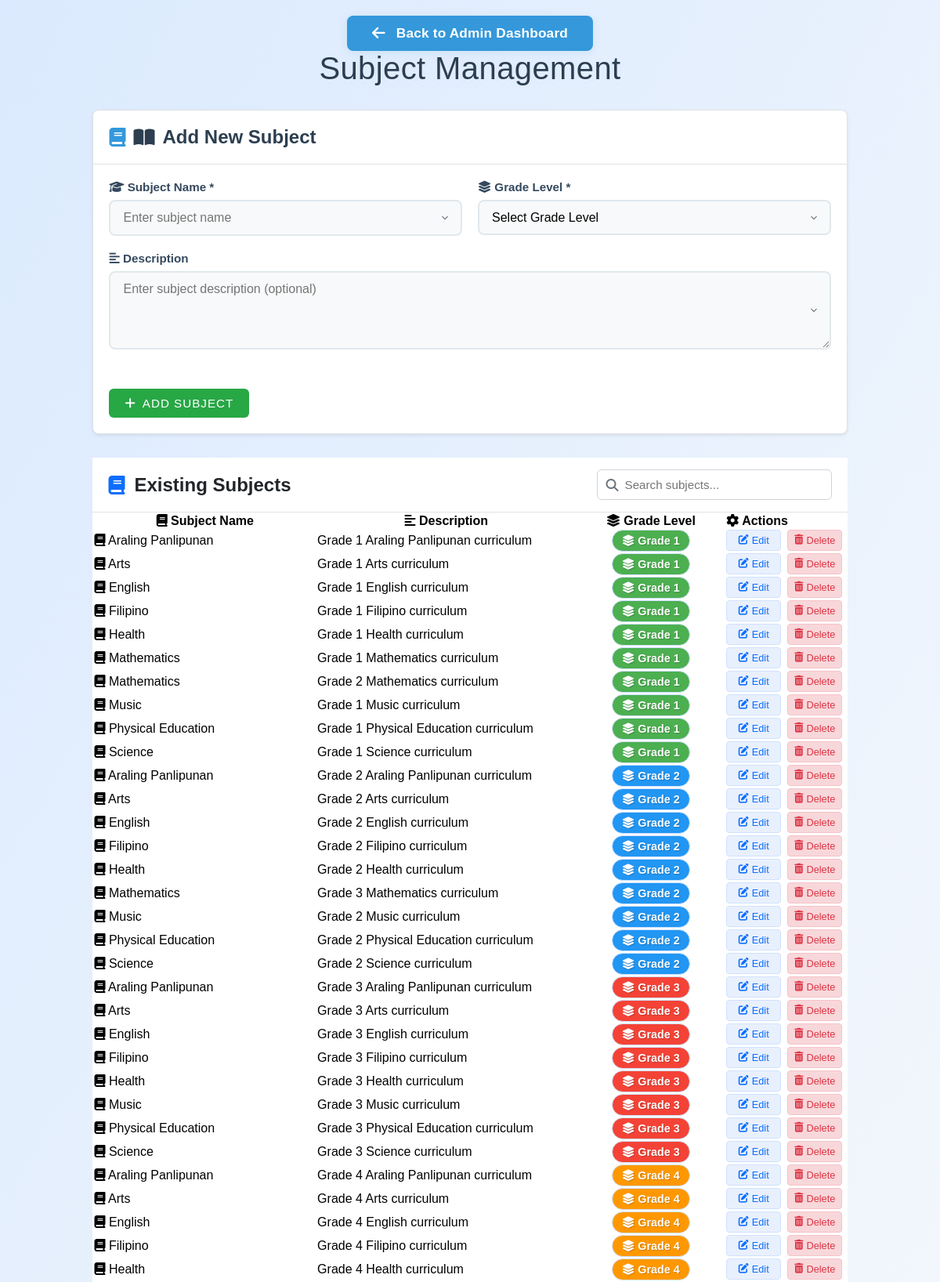
Screenshot of /adminSubjectManagement.php (signed in, upper part) with the database file from the repository.
### tables this page shows
CREATE TABLE `Subject` (
  `Subject_ID` int(11) NOT NULL,
  `Subject_Name` varchar(100) DEFAULT NULL,
  `Description` text DEFAULT NULL,
  `Clearance_ID` int(11) DEFAULT NULL
);

CREATE TABLE `Clearance` (
  `Clearance_ID` int(11) NOT NULL,
  `School_Year` varchar(50) DEFAULT NULL,
  `Term` varchar(50) DEFAULT NULL,
  `Grade_Level` varchar(50) DEFAULT NULL,
  `Requirements` text DEFAULT NULL
);

### adminSubjectManagement.php (the view, shortened to what this page needs)
<?php
require_once 'includes/db.php';
?>
<html lang="en">
<head>
    <link rel="stylesheet" href="css/essential.css">
    <link rel="stylesheet" href="css/adminLinks.css">
    <link rel="stylesheet" href="css/adminManagement.css">
    <link rel="stylesheet" href="https://cdnjs.cloudflare.com/ajax/libs/font-awesome/6.4.2/css/all.min.css">
</head>
<body>
    <div class="admin-container">
        <div class="admin-back-btn-wrap admin-back-btn-upperleft">
            <a href="adminLinks.php" class="admin-back-btn"><i class="fa fa-arrow-left"></i> Back to Admin Dashboard</a>
        </div>
        <h1 class="page-title">Subject Management</h1>
        <section class="form-section">
            <h2 class="form-title" id="form-title"><i class="fas fa-book-open"></i> Add New Subject</h2>
            <form method="POST" action="adminSubjectManagement.php" id="subject-form">
                <div class="form-grid">
                    <div class="form-group">
                        <label class="form-label" for="subject_name"><i class="fas fa-graduation-cap"></i> Subject Name *</label>
                        <div class="autocomplete-container">
                            <input class="form-select" type="text" id="subject_name" name="subject_name" placeholder="Enter subject name" required autocomplete="off">
                        </div>
                    </div>
                    <div class="form-group">
                        <label class="form-label" for="grade_level"><i class="fas fa-layer-group"></i> Grade Level *</label>
                        <select class="form-select" name="grade_level" id="grade_level" required>
                            <option value="">Select Grade Level</option>
                        </select>
                    </div>
                    <div class="form-group full-width">
                        <label class="form-label" for="description"><i class="fas fa-align-left"></i> Description</label>
                        <textarea class="form-select" id="description" name="description" placeholder="Enter subject description (optional)" rows="4"></textarea>
                    </div>
                </div>
                <div class="button-group">
                    <button type="submit" class="submit-btn" id="submit-btn"><i class="fas fa-plus"></i> Add Subject</button>
                </div>
            </form>
        </section>
        <section class="table-section">
            <div class="section-header">
                <div class="header-icon-title">
                    <i class="fas fa-book"></i>
                    <h2>Existing Subjects</h2>
                </div>
                <div class="search-wrapper">
                    <i class="fas fa-search search-icon"></i>
                    <input type="text" id="searchBar" class="search-input" placeholder="Search subjects...">
                </div>
            </div>
            <div class="table-container">
                <table class="data-table" id="subjects-table">
                    <thead>
                        <tr>
                            <th><i class="fas fa-book"></i> Subject Name</th>
                            <th><i class="fas fa-align-left"></i> Description</th>
                            <th><i class="fas fa-layer-group"></i> Grade Level</th>
                            <th><i class="fas fa-cog"></i> Actions</th>
                        </tr>
                    </thead>
                    <tbody>
                        <?php
                        $sql = "SELECT s.Subject_ID, s.Subject_Name, s.Description, c.Grade_Level
                                FROM Subject s
                                LEFT JOIN Clearance c ON s.Clearance_ID = c.Clearance_ID
                                ORDER BY c.Grade_Level, s.Subject_Name";
                        $result = $conn->query($sql);
                        if ($result && $result->num_rows > 0) {
                            while($row = $result->fetch_assoc()) {
                                $grade_level = $row['Grade_Level'] ?? '';
                                echo "<tr class='clickable-row' onclick='editSubject(" .
                                     $row['Subject_ID'] . ", " .
                                     json_encode(array(
                                         "subject_name" => $row['Subject_Name'],
                                         "description" => $row['Description'] ?? '',
                                         "grade_level" => $grade_level
                                     )) . ")'>";
                                echo "<td><i class='fas fa-book'></i> " . htmlspecialchars($row['Subject_Name']) . "</td>";
                                echo "<td>" . htmlspecialchars($row['Description'] ?: 'No description') . "</td>";
                                if ($grade_level) {
                                    echo "<td><span class='grade-badge grade-level-{$grade_level}'><i class='fas fa-layer-group'></i> Grade {$grade_level}</span></td>";
                                } else {
                                    echo "<td><span class='grade-badge grade-level-none'><i class='fas fa-layer-group'></i> No Grade Assigned</span></td>";
                                }
                                echo "<td class='action-buttons'>";
                                echo "<button class='edit-btn' onclick='event.stopPropagation(); editSubject(" .
                                     $row['Subject_ID'] . ", " .
                                     json_encode(array(
                                         "subject_name" => $row['Subject_Name'],
                                         "description" => $row['Description'] ?? '',
                                         "grade_level" => $grade_level
                                     )) . ")'><i class='fas fa-edit'></i> Edit</button>";
                                echo "<button class='delete-btn' onclick='event.stopPropagation(); deleteSubject(" .
                                     $row['Subject_ID'] . ")'><i class='fas fa-trash-alt'></i> Delete</button>";
                                echo "</td>";
                                echo "</tr>";
                            }
                        } else {
                            echo "<tr><td colspan='4' class='no-data'><i class='fas fa-info-circle'></i> No subjects found. Add your first subject above!</td></tr>";
                        }
                        ?>
                    </tbody>
                </table>
            </div>
        </section>
    </div>
</body>
</html>

### css/essential.css (style rules this page uses)
:root { --primary-color: #1e3a8a; --primary-light: #3b82f6; --primary-dark: #1e40af; --primary-pale: #dbeafe; --secondary-color: #f59e0b; --secondary-light: #fbbf24; --secondary-dark: #d97706; --secondary-pale: #fef3c7; --background-color: #f8fafc; --background-white: #ffffff; --background-dark: #1f2937; --background-cream: #fefce8; --background-blue: #eff6ff; --accent-color: #6366f1; --text-color: #1f2937; --success-color: #059669; --warning-color: #dc2626; --error-color: #ef4444; --admin-primary: #3498db; --admin-primary-dark: #2980b9; --admin-text: #2c3e50; --admin-text-light: #34495e; --admin-text-muted: #7f8c8d; --admin-success: #27ae60; --admin-border: #e1e8ed; --admin-border-light: #ecf0f1; --admin-bg-light: #f8f9fa; --admin-bg-lighter: #fdfdfd; --cancel-btn-bg: #f8f9fa; --cancel-btn-text: #6c757d; --cancel-btn-border: #6c757d; --cancel-btn-hover-bg: #e9ecef; --cancel-btn-hover-text: #495057; --cancel-btn-hover-border: #495057; --table-hover-bg: #f8f9fa; --message-success-bg: #d4edda; --message-success-text: #155724; --message-success-border: #c3e6cb; --message-error-bg: #f8d7da; --message-error-text: #721c24; --message-error-border: #f5c6cb; --table-header-bg: #34495e; --table-header-text: #ffffff; --about-overlay-start: rgba(255, 240, 224, 1); --about-overlay-mid: rgba(94, 67, 67, 0.5); --about-overlay-end: rgba(255, 240, 224, 1); --about-glass-bg: rgba(255, 255, 255, 0.1); --about-glass-hover: rgba(255, 255, 255, 0.3); --about-border: rgba(255, 255, 255, 0.4); --about-shadow: rgba(255, 255, 255, 0.5); --about-shadow-hover: rgba(255, 255, 255, 0.8); --nav-bg: #8de9b3; --nav-text: #2a794e; --nav-hover: rgba(0, 0, 0, 0.6); --shadow-light: rgba(0, 0, 0, 0.1); --shadow-medium: rgba(0, 0, 0, 0.2); --shadow-dark: rgba(0, 0, 0, 0.3); --border-light: rgba(255, 255, 255, 0.3); --border-medium: rgba(255, 255, 255, 0.7); --breakpoint-mobile: 768px; --breakpoint-tablet: 1024px; }
* { margin: 0px; padding: 0px; box-sizing: border-box; font-family: 'Montserrat', sans-serif; }
body { color: rgb(0, 0, 0); display: flex; flex-direction: column; overflow-x: hidden; }

### css/adminLinks.css (style rules this page uses)
.admin-back-btn-wrap { display: flex; justify-content: center; }
.admin-back-btn { display: inline-flex; align-items: center; gap: 10px; background: var(--admin-primary); color: #fff; font-weight: 600; font-size: 1.08em; padding: 12px 32px; border-radius: 8px; text-decoration: none; box-shadow: 0 2px 12px #3498db22; border: none; transition: background 0.18s, box-shadow 0.18s, transform 0.15s; letter-spacing: 0.01em; }
.admin-back-btn i { font-size: 1.1em; margin-right: 4px; }
body { background: linear-gradient(120deg, var(--primary-pale) 0%, var(--background-color) 100%); min-height: 100vh; }
.page-title { text-align: center; font-size: 2.3em; color: var(--admin-primary-dark); font-weight: 800; margin-bottom: 36px; letter-spacing: 0.01em; text-shadow: 0 2px 8px #dbeafe44; }

### rows the page displays
subject: Subject_Name "Araling Panlipunan", Description "Grade 1 Araling Panlipunan curriculum", Clearance_ID.Grade_Level "1"
subject: Subject_Name "Arts", Description "Grade 1 Arts curriculum", Clearance_ID.Grade_Level "1"
subject: Subject_Name "English", Description "Grade 1 English curriculum", Clearance_ID.Grade_Level "1"
subject: Subject_Name "Filipino", Description "Grade 1 Filipino curriculum", Clearance_ID.Grade_Level "1"
subject: Subject_Name "Health", Description "Grade 1 Health curriculum", Clearance_ID.Grade_Level "1"
subject: Subject_Name "Mathematics", Description "Grade 1 Mathematics curriculum", Clearance_ID.Grade_Level "1"
subject: Subject_Name "Mathematics", Description "Grade 2 Mathematics curriculum", Clearance_ID.Grade_Level "1"
subject: Subject_Name "Music", Description "Grade 1 Music curriculum", Clearance_ID.Grade_Level "1"
subject: Subject_Name "Physical Education", Description "Grade 1 Physical Education curriculum", Clearance_ID.Grade_Level "1"
subject: Subject_Name "Science", Description "Grade 1 Science curriculum", Clearance_ID.Grade_Level "1"
subject: Subject_Name "Araling Panlipunan", Description "Grade 2 Araling Panlipunan curriculum", Clearance_ID.Grade_Level "2"
subject: Subject_Name "Arts", Description "Grade 2 Arts curriculum", Clearance_ID.Grade_Level "2"
subject: Subject_Name "English", Description "Grade 2 English curriculum", Clearance_ID.Grade_Level "2"
subject: Subject_Name "Filipino", Description "Grade 2 Filipino curriculum", Clearance_ID.Grade_Level "2"
subject: Subject_Name "Health", Description "Grade 2 Health curriculum", Clearance_ID.Grade_Level "2"
subject: Subject_Name "Mathematics", Description "Grade 3 Mathematics curriculum", Clearance_ID.Grade_Level "2"
subject: Subject_Name "Music", Description "Grade 2 Music curriculum", Clearance_ID.Grade_Level "2"
subject: Subject_Name "Physical Education", Description "Grade 2 Physical Education curriculum", Clearance_ID.Grade_Level "2"
subject: Subject_Name "Science", Description "Grade 2 Science curriculum", Clearance_ID.Grade_Level "2"
subject: Subject_Name "Araling Panlipunan", Description "Grade 3 Araling Panlipunan curriculum", Clearance_ID.Grade_Level "3"
subject: Subject_Name "Arts", Description "Grade 3 Arts curriculum", Clearance_ID.Grade_Level "3"
subject: Subject_Name "English", Description "Grade 3 English curriculum", Clearance_ID.Grade_Level "3"
subject: Subject_Name "Filipino", Description "Grade 3 Filipino curriculum", Clearance_ID.Grade_Level "3"
subject: Subject_Name "Health", Description "Grade 3 Health curriculum", Clearance_ID.Grade_Level "3"
subject: Subject_Name "Music", Description "Grade 3 Music curriculum", Clearance_ID.Grade_Level "3"
subject: Subject_Name "Physical Education", Description "Grade 3 Physical Education curriculum", Clearance_ID.Grade_Level "3"
subject: Subject_Name "Science", Description "Grade 3 Science curriculum", Clearance_ID.Grade_Level "3"
subject: Subject_Name "Araling Panlipunan", Description "Grade 4 Araling Panlipunan curriculum", Clearance_ID.Grade_Level "4"
subject: Subject_Name "Arts", Description "Grade 4 Arts curriculum", Clearance_ID.Grade_Level "4"
subject: Subject_Name "English", Description "Grade 4 English curriculum", Clearance_ID.Grade_Level "4"
subject: Subject_Name "Filipino", Description "Grade 4 Filipino curriculum", Clearance_ID.Grade_Level "4"
subject: Subject_Name "Health", Description "Grade 4 Health curriculum", Clearance_ID.Grade_Level "4"
